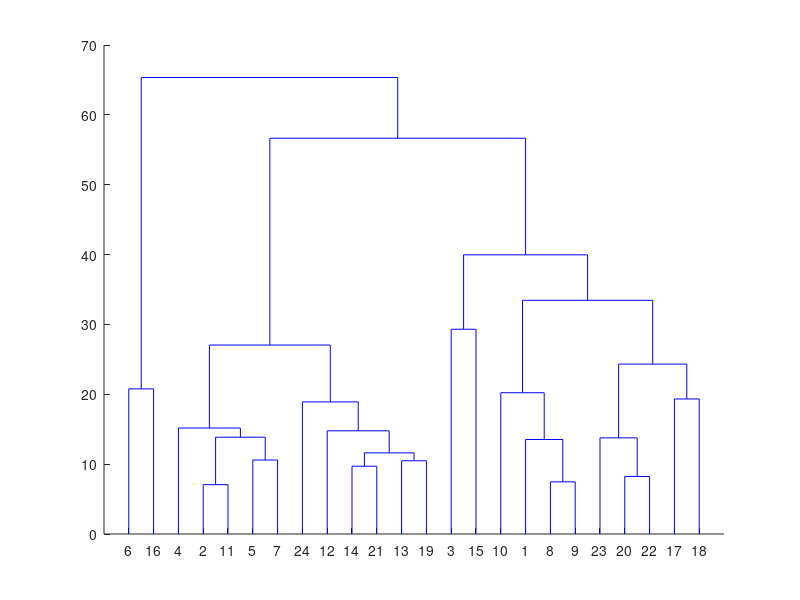

Source code (MATLAB): (Note: this script raises an error after producing the figure.)
%% reset
clear all
clc
load distmtx.mat
load urls
threshold = 26;

%% get distant matrix
% convert back to the format that linkage can process
[numNode, ~] = size(distmtx);
distmtx = squareform(distmtx);

% construct the hierarchical cluster tree
Z = linkage(distmtx, 'complete');
dendrogram(Z,0)

%% initialize cluster array
% Initialize the cluster array
cluster_arr(1,numNode) = Cluster(0,0,0);
for i=1:numNode
   cluster_arr(i).cluster_id = i;
   cluster_arr(i).member_id = i;
   cluster_arr(i).valid = 1;
end


%% loop to get the result
ii=1;
top_idx = numNode;
max_dist = 0;

[~,sizeC] = size(cluster_arr);
while sizeC >= threshold
    T = Z(ii,:);
    top_idx = top_idx + 1;
    
    if T(3) > max_dist
       max_dist = T(3); 
    end
    % pop
    clusterA = cluster_arr(T(1));
    clusterB = cluster_arr(T(2));
    cluster_arr(T(1)).valid = 0;
    cluster_arr(T(2)).valid = 0;
    
    if clusterA.valid ==0 || clusterB.valid==0
        fprintf('this is bull shit');
        break;
    end
    
    % merge
    temp_cluster = Cluster(top_idx, [clusterA.member_id, clusterB.member_id], 1);
    
    % push
    cluster_arr(end+1) = temp_cluster;
    
    % indexing
    sizeC = sizeC - 1;
    ii = ii + 1;
end

%% output labeled data
label = 1;
[~,sizeC] = size(cluster_arr);
fileID = fopen('../label','w');
for ii=1:sizeC
   if cluster_arr(ii).valid
       member_list = cluster_arr(ii).member_id;
       [~,length] = size(member_list);
       for jj=1:length
           fprintf(fileID, '%s %d ', strtrim( urls(member_list(jj),:) ), label);
       end
       label = label + 1;
   end
end


%% plot the result
dendrogram(Z,0)
hold on
a = xlim;
plot([a(1),a(2)],[max_dist,max_dist],'r-')
title('Dendrogram');
hold off
